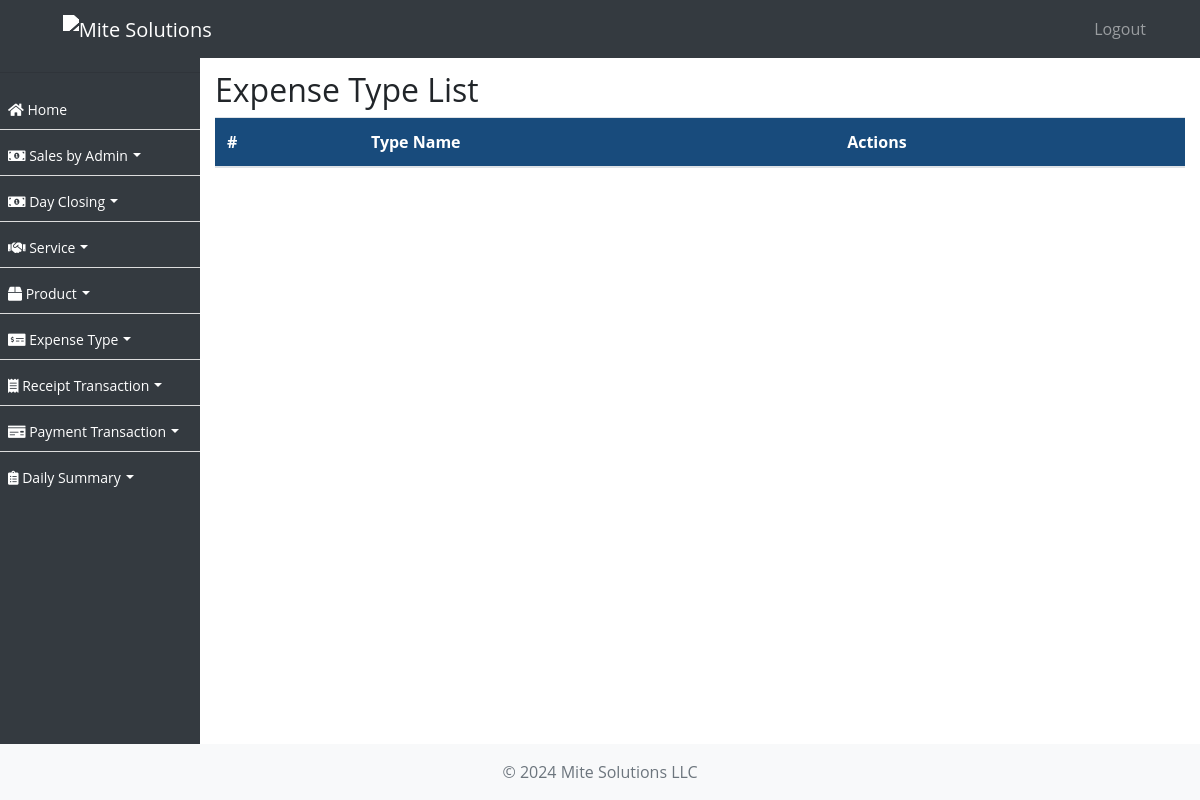
/expense-type/, run on an earlier commit of the app's database.
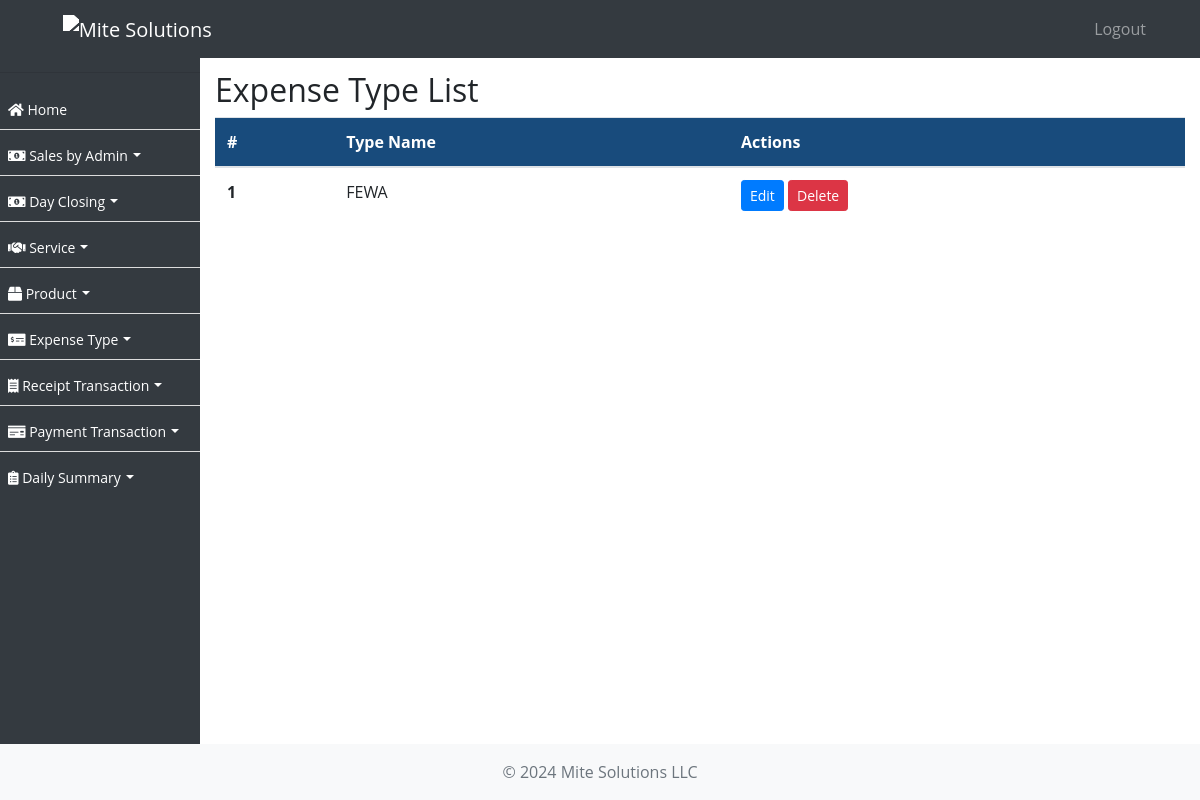
And on a later commit of the database.
### ezshopapp/models.py (models this page shows, shortened)
class ExpenseType(models.Model):
    name = models.CharField(max_length=255)
    created_on = models.DateTimeField(auto_now_add=True, null=True)

### ezshopapp/views.py (the view)
# urls.py: path('expense-type/', ExpenseTypeListView.as_view(), name='expense_type_list'),
class ExpenseTypeListView(ListView):
    model = ExpenseType
    template_name = 'expense_type_list.html'
    def get_queryset(self):
        return ExpenseType.objects.order_by('-created_on')

### ezshopapp/templates/expense_type_list.html (shortened to what this page needs)
{% extends 'base.html' %}
{% block content %}
  <h2>Expense Type List</h2>
  <table class="table">
    <thead>
      <tr>
        <th scope="col">#</th>
        <th scope="col">Type Name</th>
        <th scope="col">Actions</th>
      </tr>
    </thead>
    <tbody>
      {% for expense_type in object_list %}
        <tr>
          <th scope="row">{{ forloop.counter }}</th>
          <td>{{ expense_type.name }}</td>
          <td>
            <a href="{% url 'edit_expense_type' expense_type.id %}" class="btn btn-primary btn-sm">Edit</a>
            <form action="{% url 'delete_expense_type' expense_type.id %}" method="post" style="display: inline;">
              <button type="submit" class="btn btn-danger btn-sm">Delete</button>
            </form>
          </td>
        </tr>
      {% endfor %}
    </tbody>
  </table>
{% endblock %}

What changed in the data, as far as the page shows it:
added ExpenseType: name "FEWA"
